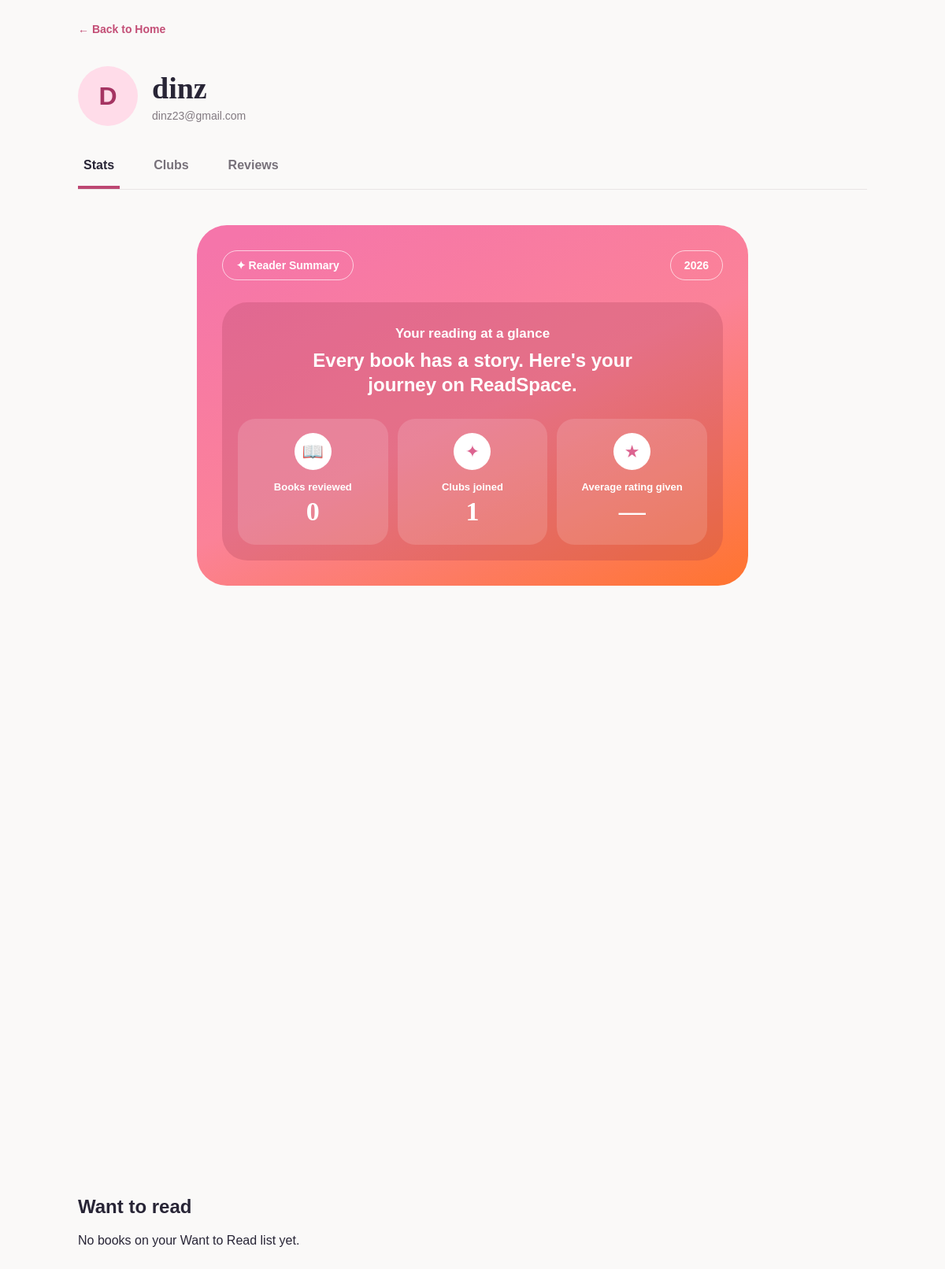
The app's page /profile.php (signed in) with its own data.
### tables this page shows
CREATE TABLE `users` (
  `user_id` int(11) NOT NULL,
  `username` varchar(50) NOT NULL,
  `email` varchar(100) NOT NULL,
  `password_hash` varchar(255) NOT NULL,
  `birth_date` date NOT NULL,
  `is_minor` tinyint(1) DEFAULT 1,
  `created_at` timestamp NOT NULL DEFAULT current_timestamp(),
  `role` enum('member','moderator') NOT NULL DEFAULT 'member'
);

### profile.php (the view, shortened to what this page needs)
<?php
require "config.php";
function e($value) {
    return htmlspecialchars((string) $value, ENT_QUOTES, "UTF-8");
}
$userId = (int) $_SESSION["user_id"];
$tab = $_GET["tab"] ?? "stats";
$stmt = $conn->prepare(
    "SELECT username, email, birth_date, role
     FROM users
     WHERE user_id = ?
     LIMIT 1"
);
$stmt->bind_param("i", $userId);
$stmt->execute();
$user = $stmt->get_result()->fetch_assoc();
$age = (new DateTimeImmutable($user["birth_date"]))
    ->diff(new DateTimeImmutable("today"))->y;
$stmt = $conn->prepare(
    "SELECT c.club_id, c.club_name, c.genre
     FROM club_memberships m
     JOIN book_clubs c ON c.club_id = m.club_id
     WHERE m.user_id = ?
       AND c.status = 'approved'
       AND c.min_age <= ?
     ORDER BY m.joined_at DESC"
);
$stmt->bind_param("ii", $userId, $age);
$stmt->execute();
$clubs = $stmt->get_result()->fetch_all(MYSQLI_ASSOC);
$approvedBookIds = [];
$ratingTotal = 0;
$ratingCount = 0;
$averageRating = $ratingCount > 0
    ? number_format($ratingTotal / $ratingCount, 1)
    : "—";
$stmt = $conn->prepare(
    "SELECT b.book_id, b.title, b.author, b.cover_image_url
     FROM reading_list rl
     JOIN books b ON b.book_id = rl.book_id
     WHERE rl.user_id = ?
       AND rl.status = 'want_to_read'
       AND (b.is_mature_content = 0 OR ? >= 18)
     ORDER BY rl.added_at DESC
     LIMIT 6"
);
$stmt->bind_param("ii", $userId, $age);
$stmt->execute();
$wantToRead = $stmt->get_result()->fetch_all(MYSQLI_ASSOC);
?>
<!DOCTYPE html>
<html lang="en">
<head>
</head>
<body>
    <main class="page">
        <a class="back" href="index.php">← Back to Home</a>
        <header class="profile-head">
            <div class="avatar">
                <?= e(mb_strtoupper(mb_substr($user["username"], 0, 1))) ?>
            </div>
            <div>
                <h1><?= e($user["username"]) ?></h1>
                <p class="email"><?= e($user["email"]) ?></p>
            </div>
        </header>
        <nav class="tabs" aria-label="Profile sections">
            <a
                href="profile.php?tab=stats"
                class="<?= $tab === "stats" ? "active" : "" ?>"
            >Stats</a>
            <a
                href="profile.php?tab=clubs"
                class="<?= $tab === "clubs" ? "active" : "" ?>"
            >Clubs</a>
            <a
                href="profile.php?tab=reviews"
                class="<?= $tab === "reviews" ? "active" : "" ?>"
            >Reviews</a>
        </nav>
        <?php if ($tab === "stats"): ?>
            <section class="stats-card">
                <div class="stats-top">
                    <span class="pill">✦ Reader Summary</span>
                    <span class="pill"><?= date("Y") ?></span>
                </div>
                <div class="stats-inner">
                    <h2>Your reading at a glance</h2>
                    <p>
                        Every book has a story. Here's your journey
                        on ReadSpace.
                    </p>
                    <div class="stat-grid">
                        <div class="stat">
                            <div class="stat-icon">📖</div>
                            <span>Books reviewed</span>
                            <strong><?= count($approvedBookIds) ?></strong>
                        </div>
                        <div class="stat">
                            <div class="stat-icon">✦</div>
                            <span>Clubs joined</span>
                            <strong><?= count($clubs) ?></strong>
                        </div>
                        <div class="stat">
                            <div class="stat-icon">★</div>
                            <span>Average rating given</span>
                            <strong><?= e($averageRating) ?></strong>
                        </div>
                    </div>
                </div>
            </section>
 <h2>Want to read</h2>
    <?php if (empty($wantToRead)): ?>
        <p>No books on your Want to Read list yet.</p>
    <?php endif; ?>
<?php endif; ?>
    </main>
</body>
</html>

### profile.php (style rules this page uses)
* { box-sizing: border-box; }
body { margin: 0; background: #faf9f8; color: #282536; font-family: Arial, sans-serif; }
a { color: inherit; text-decoration: none; }
.page { max-width: 1050px; margin: auto; padding: 28px 24px 90px; }
.back { color: #c34e76; font-size: 14px; font-weight: bold; }
.profile-head { display: flex; align-items: center; gap: 18px; margin: 38px 0 24px; }
.avatar { width: 76px; height: 76px; flex: none; display: grid; place-items: center; border-radius: 50%; background: #ffdce9; color: #a53462; font-size: 32px; font-weight: bold; }
.profile-head h1 { margin: 0 0 5px; font-family: Georgia, serif; font-size: 38px; }
.email { margin: 0; color: #827a81; font-size: 14px; }
.tabs { display: flex; gap: 36px; overflow-x: auto; border-bottom: 1px solid #e9e5e5; }
.tabs a { flex: none; padding: 17px 7px; color: #77717a; font-size: 16px; font-weight: bold; }
.tabs a.active { color: #282536; border-bottom: 4px solid #bd4773; }
.stats-card { max-width: 700px; margin: 45px auto 30px; padding: 32px; border-radius: 38px; background: linear-gradient( 155deg, #f575aa 5%, #fb8298 52%, #ff742e 100% ); color: white; }
.stats-top { display: flex; justify-content: space-between; gap: 12px; margin-bottom: 28px; }
.pill { padding: 10px 17px; border: 1px solid #ffffffa8; border-radius: 30px; font-size: 14px; font-weight: bold; }
.stats-inner { padding: 30px 20px 20px; border-radius: 32px; background: #9c35503b; text-align: center; }
.stats-inner h2 { margin: 0 0 8px; font-size: 17px; }
.stats-inner > p { max-width: 470px; margin: 0 auto 28px; font-size: 24px; font-weight: bold; line-height: 1.3; }
.stat-grid { display: grid; grid-template-columns: repeat(3, 1fr); gap: 12px; }
.stat { min-height: 160px; padding: 18px 10px; border-radius: 22px; background: #ffffff24; }
.stat-icon { display: grid; place-items: center; width: 47px; height: 47px; margin: 0 auto 14px; border-radius: 50%; background: white; color: #dc6490; font-size: 22px; }
.stat span { display: block; font-size: 13px; font-weight: bold; }
.stat strong { display: block; margin-top: 5px; font-family: Georgia, serif; font-size: 34px; }
@media (prefers-reduced-motion: no-preference) { .stats-reveal { opacity: 0; transform: translateY(28px); transition: opacity 0.65s ease, transform 0.65s ease; } }
@media (prefers-reduced-motion: no-preference) { .stats-reveal.is-visible { opacity: 1; transform: translateY(0); } }

### records on screen
users: username "D", username "dinz", email "dinz23@gmail.com"

### other values on screen
count($approvedBookIds) "0"
count($clubs) "1"
$averageRating "—"
